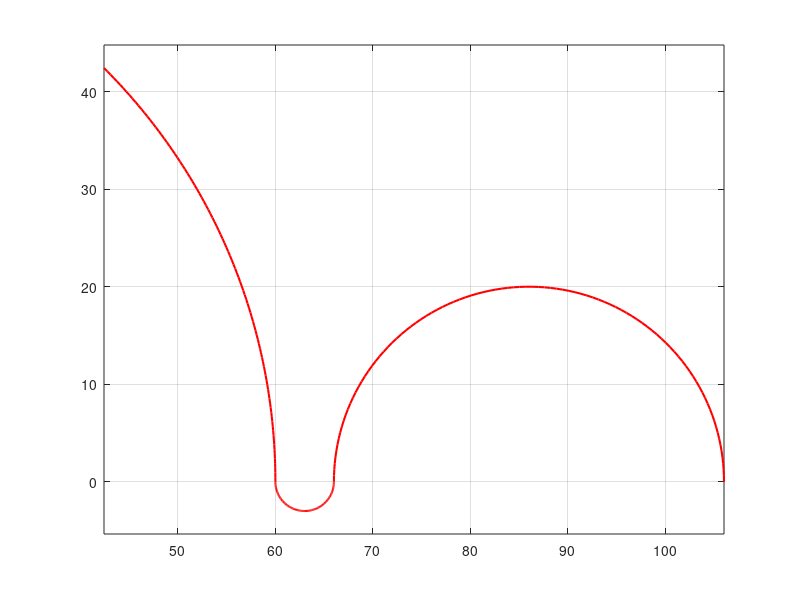

Write MATLAB code to recreate this figure. (Note: this script raises an error after producing the figure.)
% trajectory definition
n_points = 100;

global crossTrackErr;
global CTEIndx;

CTEIndx = 1;
% first phase
theta1 = linspace(pi/4, 0, n_points); R1 = 60;
phase1x = R1*cos(theta1); phase1y = R1*sin(theta1);

% second phase
theta2 = linspace(-pi,0,n_points); R2 = 3;
phase2x = 63 + R2*cos(theta2); phase2y = R2*sin(theta2);

% third phase
theta3 = linspace(0, pi, n_points); R3 = 20;
phase3x = 86 + R3*cos(theta3); phase3y = R3*sin(theta3);

% fourth phase

traj = [phase1x, phase2x, flip(phase3x); phase1y, phase2y, flip(phase3y)];
%traj = [phase1x, phase2x, phase3x;phase1y, phase2y, phase3y];

plot(traj(1,:), traj(2,:), 'r', 'LineWidth', 1.5);
hold on
axis equal
grid on

L1 = 7;

% setting up inegration
x0 = R1*cos(pi/4); y0 = R1*sin(pi/4) - 5;
X0 = [x0;y0;5;5]; tspan = [0,15]; dt_inv = 1000;

[state, L1] = simulate_system(X0, tspan, traj, L1(1));

plot(state(:,1), state(:,2), 'b', 'Linewidth', 1.0);
legend("Reference", "Actual");
xlabel("$x$ (m)", 'Interpreter', 'latex'); ylabel("$y$ (m)", 'Interpreter', 'latex');
set(gca, 'TicklabelInterpreter', 'latex');
% title("Modified L1, wind in -ve y direction")

theta_temp = linspace(0, pi/2, 1000);
theta_temp2 = linspace(0, 2*pi, 100);
% plot(R1*cos(theta_temp), R1*sin(theta_temp), '--r'); 
% plot(63 + R2*cos(theta_temp2), R2*sin(theta_temp2), '--r'); 

hold off